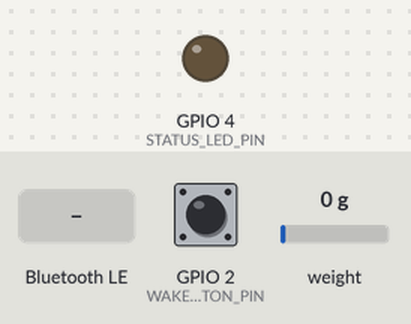
This sketch was run on a simulated ESP32. On the bench: output pins drawn as LEDs (lit = HIGH). The inputs (shaded band) are chosen by the test bench; at power-on: weight on the scale 0 g, GPIO 2 (WAKE_BUTTON_PIN) HIGH. EEPROM starts erased; nothing arrives over Bluetooth unless stated; a phone connects over Bluetooth LE 3 s after start; what the sketch prints to the serial monitor is not drawn.

Above: at 2.7 s.
2.8 s: weight on the scale set to 85 g
4.7 s: weight on the scale set to 99 g
At 5.5 s:
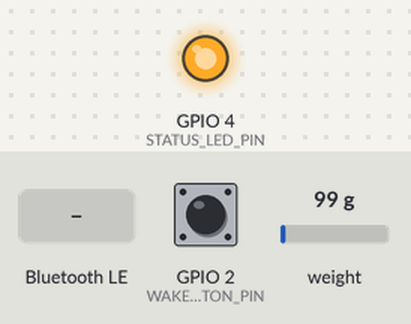
6.4 s: Bluetooth LE write "tare" received
At 7.2 s:
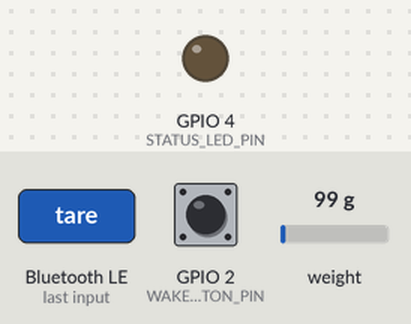
Timing chart, 0 to 9.4 s (numbered marks = the images above; inputs shaded):
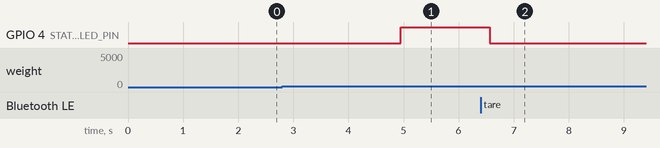

The sketch:

dyno.ino
```cpp
#include <Arduino.h>
#include <Preferences.h>
#include <esp_sleep.h>

#include <ctype.h>
#include <limits.h>
#include <math.h>
#include <stdlib.h>
#include <string.h>

#include "BleTelemetry.h"
#include "DynoTypes.h"
#include "EffortDetector.h"
#include "HX711.h"
#include "SerialTelemetry.h"

constexpr int HX711_DOUT_PIN = D4;
constexpr int HX711_SCK_PIN = D5;
constexpr int WAKE_BUTTON_PIN = D1;
constexpr int STATUS_LED_PIN = D3;

// R2 holds D1 high and SW1 pulls it low. Requiring a hold avoids putting the
// dyno to sleep during an accidental tap; sleep begins after the button is
// released so the same low level cannot immediately wake it again.
constexpr uint32_t WAKE_BUTTON_DEBOUNCE_MS = 30;
constexpr uint32_t WAKE_BUTTON_SLEEP_HOLD_MS = 2000;
constexpr uint32_t STATUS_LED_BLINK_INTERVAL_MS = 500;

// A positive factor means raw count rises with applied force. Use a negative
// factor if it falls. Serial calibration commands are persisted in flash.
constexpr float DEFAULT_CALIBRATION_FACTOR_COUNTS_PER_NEWTON = 1461.258f;
constexpr dyno::EffortConfig DEFAULT_EFFORT_CONFIG = {20.0f, 10.0f, 1000};

constexpr uint8_t TARE_SAMPLE_COUNT = 16;
constexpr float FILTER_ALPHA = 0.20f;
constexpr size_t COMMAND_BUFFER_SIZE = 96;

HX711 loadcell;
Preferences preferences;
SerialTelemetry serialTelemetry;
BleTelemetry bleTelemetry;
dyno::EffortDetector effortDetector(DEFAULT_EFFORT_CONFIG);

bool hx711Initialized = false;
bool hx711Detected = false;
bool preferencesReady = false;
bool statusError = false;
float calibrationFactor = DEFAULT_CALIBRATION_FACTOR_COUNTS_PER_NEWTON;
long tareOffset = 0;

bool tareInProgress = false;
uint8_t tareSamplesCollected = 0;
int64_t tareAccumulator = 0;

bool filterInitialized = false;
float filteredCounts = 0.0f;
bool hasMeasurement = false;
uint32_t nextSampleSequence = 0;

bool wakeButtonRawPressed = false;
bool wakeButtonStablePressed = false;
bool wakeButtonArmed = false;
bool sleepWhenWakeButtonReleased = false;
uint32_t wakeButtonRawChangedAtMs = 0;
uint32_t wakeButtonPressedAtMs = 0;

char commandBuffer[COMMAND_BUFFER_SIZE];
size_t commandLength = 0;
bool discardCommandUntilNewline = false;

void initializeStatusLed() {
  pinMode(STATUS_LED_PIN, OUTPUT);
  digitalWrite(STATUS_LED_PIN, LOW);
}

void updateStatusLed() {
  bool ledOn = effortDetector.active();
  if (statusError) {
    ledOn = (millis() / STATUS_LED_BLINK_INTERVAL_MS) % 2 == 0;
  }

  digitalWrite(STATUS_LED_PIN, ledOn ? HIGH : LOW);
}

void publishMeasurement(const dyno::ForceMeasurement &measurement) {
  serialTelemetry.publishMeasurement(measurement);
  bleTelemetry.publishMeasurement(measurement);
}

void publishEffortEvent(const dyno::EffortEvent &event) {
  serialTelemetry.publishEffortEvent(event);
}

void cancelActiveEffort() {
  publishEffortEvent(effortDetector.cancel(millis()));
}

void printWakeCause() {
  const esp_sleep_wakeup_cause_t wakeCause = esp_sleep_get_wakeup_cause();
  if (wakeCause == ESP_SLEEP_WAKEUP_GPIO) {
    Serial.println(F("# wake_cause=button"));
  } else {
    Serial.print(F("# wake_cause="));
    Serial.println(static_cast<int>(wakeCause));
  }
}

void enterDeepSleep() {
  cancelActiveEffort();
  digitalWrite(STATUS_LED_PIN, LOW);
  if (hx711Initialized) {
    loadcell.power_down();
  }
  if (preferencesReady) {
    preferences.end();
    preferencesReady = false;
  }

  const esp_err_t wakeResult = esp_deep_sleep_enable_gpio_wakeup(
      1ULL << WAKE_BUTTON_PIN, ESP_GPIO_WAKEUP_GPIO_LOW);
  if (wakeResult != ESP_OK) {
    Serial.print(F("# error,wake_button_config_failed="));
    Serial.println(esp_err_to_name(wakeResult));
    Serial.flush();
    delay(1000);
    ESP.restart();
  }

  Serial.println(F("# deep_sleep,wake_source=D1,active_level=low"));
  Serial.flush();
  delay(20);
  esp_deep_sleep_start();

  // esp_deep_sleep_start() does not return; keep the compiler aware of that.
  while (true) {
  }
}

void initializeWakeButton() {
  // The schematic includes an external 10 kOhm pull-up (R2). INPUT_PULLUP also
  // keeps the input defined if R2 is omitted during breadboard testing.
  pinMode(WAKE_BUTTON_PIN, INPUT_PULLUP);
  wakeButtonRawPressed = digitalRead(WAKE_BUTTON_PIN) == LOW;
  wakeButtonStablePressed = wakeButtonRawPressed;
  wakeButtonRawChangedAtMs = millis();
  wakeButtonPressedAtMs = millis();

  // A button still held after waking must be released before it can request
  // sleep. Otherwise a long wake press would cause a sleep/wake loop.
  wakeButtonArmed = !wakeButtonStablePressed;
}

void pollWakeButton() {
  const uint32_t nowMs = millis();
  const bool rawPressed = digitalRead(WAKE_BUTTON_PIN) == LOW;

  if (rawPressed != wakeButtonRawPressed) {
    wakeButtonRawPressed = rawPressed;
    wakeButtonRawChangedAtMs = nowMs;
  }

  if (wakeButtonStablePressed != wakeButtonRawPressed &&
      nowMs - wakeButtonRawChangedAtMs >= WAKE_BUTTON_DEBOUNCE_MS) {
    wakeButtonStablePressed = wakeButtonRawPressed;
    if (wakeButtonStablePressed) {
      if (wakeButtonArmed) {
        wakeButtonPressedAtMs = nowMs;
      }
    } else {
      wakeButtonArmed = true;
      if (sleepWhenWakeButtonReleased) {
        enterDeepSleep();
      }
    }
  }

  if (wakeButtonArmed && wakeButtonStablePressed &&
      !sleepWhenWakeButtonReleased &&
      nowMs - wakeButtonPressedAtMs >= WAKE_BUTTON_SLEEP_HOLD_MS) {
    sleepWhenWakeButtonReleased = true;
    Serial.println(F("# sleep_requested,release_button_to_sleep"));
  }
}

void beginTare() {
  cancelActiveEffort();
  tareInProgress = true;
  tareSamplesCollected = 0;
  tareAccumulator = 0;
  filterInitialized = false;
  hasMeasurement = false;
  Serial.println(F("# tare_start"));
}

void collectTareSample(long raw) {
  tareAccumulator += raw;
  ++tareSamplesCollected;

  if (tareSamplesCollected < TARE_SAMPLE_COUNT) {
    return;
  }

  tareOffset = static_cast<long>(tareAccumulator / TARE_SAMPLE_COUNT);
  tareInProgress = false;

  Serial.print(F("# tare_complete,offset="));
  Serial.println(tareOffset);
}

void persistCalibrationFactor() {
  if (preferencesReady) {
    preferences.putFloat("factor", calibrationFactor);
  }
}

void persistEffortConfig() {
  if (!preferencesReady) {
    return;
  }

  const dyno::EffortConfig &config = effortDetector.config();
  preferences.putFloat("start_n", config.startForceNewtons);
  preferences.putFloat("end_n", config.endForceNewtons);
  preferences.putUInt("hold_ms", config.endHoldMs);
}

void printCalibrationFactor() {
  Serial.print(F("# calibration_factor_counts_per_newton="));
  Serial.println(calibrationFactor, 6);
}

void printEffortConfig() {
  const dyno::EffortConfig &config = effortDetector.config();
  Serial.print(F("# effort_config,start_force_newtons="));
  Serial.print(config.startForceNewtons, 3);
  Serial.print(F(",end_force_newtons="));
  Serial.print(config.endForceNewtons, 3);
  Serial.print(F(",end_hold_ms="));
  Serial.println(config.endHoldMs);
}

void printHelp() {
  Serial.println(F("# commands: tare | factor <counts_per_newton> | calibrate <known_newtons> | thresholds <start_n> <end_n> <hold_ms> | last | status | sleep | help"));
}

void printLastEffort() {
  if (!effortDetector.hasLastCompletedEffort()) {
    Serial.println(F("# last_effort,none"));
    return;
  }

  serialTelemetry.publishLastEffort(effortDetector.lastCompletedEffort());
}

void printStatus() {
  const dyno::EffortConfig &config = effortDetector.config();
  Serial.print(F("# status,tare_offset="));
  Serial.print(tareOffset);
  Serial.print(F(",calibration_factor_counts_per_newton="));
  Serial.print(calibrationFactor, 6);
  Serial.print(F(",effort_active="));
  Serial.print(effortDetector.active() ? 1 : 0);
  Serial.print(F(",effort_id="));
  Serial.print(effortDetector.currentEffortId());
  Serial.print(F(",current_peak_force_newtons="));
  Serial.print(effortDetector.currentPeakForceNewtons(), 3);
  Serial.print(F(",start_force_newtons="));
  Serial.print(config.startForceNewtons, 3);
  Serial.print(F(",end_force_newtons="));
  Serial.print(config.endForceNewtons, 3);
  Serial.print(F(",end_hold_ms="));
  Serial.println(config.endHoldMs);
}

void skipWhitespace(const char *&cursor) {
  while (isspace(static_cast<unsigned char>(*cursor))) {
    ++cursor;
  }
}

bool parseFloatToken(const char *&cursor, float &value) {
  if (cursor == nullptr) {
    return false;
  }

  skipWhitespace(cursor);
  char *end = nullptr;
  value = strtof(cursor, &end);
  if (end == cursor || !isfinite(value)) {
    return false;
  }

  cursor = end;
  return true;
}

bool parseUInt32Token(const char *&cursor, uint32_t &value) {
  if (cursor == nullptr) {
    return false;
  }

  skipWhitespace(cursor);
  if (*cursor == '-') {
    return false;
  }

  char *end = nullptr;
  const unsigned long parsed = strtoul(cursor, &end, 10);
  if (end == cursor || parsed > UINT32_MAX) {
    return false;
  }

  value = static_cast<uint32_t>(parsed);
  cursor = end;
  return true;
}

bool isEndOfArguments(const char *cursor) {
  if (cursor == nullptr) {
    return true;
  }

  skipWhitespace(cursor);
  return *cursor == '\0';
}

bool parseSingleFloatArgument(const char *argument, float &value) {
  return parseFloatToken(argument, value) && isEndOfArguments(argument);
}

bool parseEffortConfig(const char *argument, dyno::EffortConfig &config) {
  return parseFloatToken(argument, config.startForceNewtons) &&
         parseFloatToken(argument, config.endForceNewtons) &&
         parseUInt32Token(argument, config.endHoldMs) &&
         isEndOfArguments(argument) &&
         dyno::EffortDetector::isValidConfig(config);
}

void applyCalibrationFactor(float newFactor) {
  cancelActiveEffort();
  calibrationFactor = newFactor;
  persistCalibrationFactor();
  printCalibrationFactor();
}

void applyEffortConfig(const dyno::EffortConfig &config) {
  cancelActiveEffort();
  effortDetector.setConfig(config);
  persistEffortConfig();
  printEffortConfig();
}

void handleCommand(char *command) {
  while (isspace(static_cast<unsigned char>(*command))) {
    ++command;
  }

  char *commandEnd = command + strlen(command);
  while (commandEnd > command &&
         isspace(static_cast<unsigned char>(commandEnd[-1]))) {
    --commandEnd;
  }
  *commandEnd = '\0';

  if (*command == '\0') {
    return;
  }

  char *argument = command;
  while (*argument != '\0' &&
         !isspace(static_cast<unsigned char>(*argument))) {
    ++argument;
  }
  if (*argument != '\0') {
    *argument = '\0';
    ++argument;
  } else {
    argument = nullptr;
  }

  if (strcmp(command, "tare") == 0) {
    if (!hx711Detected) {
      Serial.println(F("# error,hx711_not_detected"));
      return;
    }

    beginTare();
    return;
  }

  if (strcmp(command, "factor") == 0) {
    float requestedFactor = 0.0f;
    if (!parseSingleFloatArgument(argument, requestedFactor) ||
        fabsf(requestedFactor) < 0.000001f) {
      Serial.println(
          F("# error,usage=factor <non-zero counts_per_newton>"));
      return;
    }

    applyCalibrationFactor(requestedFactor);
    return;
  }

  if (strcmp(command, "calibrate") == 0) {
    float knownForceNewtons = 0.0f;
    if (!parseSingleFloatArgument(argument, knownForceNewtons) ||
        knownForceNewtons <= 0.0f) {
      Serial.println(
          F("# error,usage=calibrate <positive_known_newtons>"));
      return;
    }

    if (!hasMeasurement || fabsf(filteredCounts) < 1.0f) {
      Serial.println(F("# error,apply_known_force_before_calibrating"));
      return;
    }

    applyCalibrationFactor(filteredCounts / knownForceNewtons);
    return;
  }

  if (strcmp(command, "thresholds") == 0) {
    dyno::EffortConfig config = DEFAULT_EFFORT_CONFIG;
    if (!parseEffortConfig(argument, config)) {
      Serial.println(
          F("# error,usage=thresholds <start_n> <end_n> <hold_ms>; start_n must be greater than end_n"));
      return;
    }

    applyEffortConfig(config);
    return;
  }

  if (strcmp(command, "last") == 0) {
    printLastEffort();
    return;
  }

  if (strcmp(command, "status") == 0) {
    printStatus();
    return;
  }

  if (strcmp(command, "sleep") == 0) {
    if (digitalRead(WAKE_BUTTON_PIN) == LOW) {
      sleepWhenWakeButtonReleased = true;
      Serial.println(F("# sleep_requested,release_button_to_sleep"));
    } else {
      enterDeepSleep();
    }
    return;
  }

  if (strcmp(command, "help") == 0) {
    printHelp();
    return;
  }

  Serial.println(F("# error,unknown_command"));
  printHelp();
}

void readSerialCommands() {
  while (Serial.available() > 0) {
    const char nextCharacter = static_cast<char>(Serial.read());

    if (nextCharacter == '\r') {
      continue;
    }

    if (nextCharacter == '\n') {
      if (discardCommandUntilNewline) {
        discardCommandUntilNewline = false;
        commandLength = 0;
        continue;
      }

      commandBuffer[commandLength] = '\0';
      handleCommand(commandBuffer);
      commandLength = 0;
      continue;
    }

    if (discardCommandUntilNewline) {
      continue;
    }

    if (commandLength < COMMAND_BUFFER_SIZE - 1) {
      commandBuffer[commandLength++] = nextCharacter;
    } else {
      commandLength = 0;
      discardCommandUntilNewline = true;
      Serial.println(F("# error,command_too_long"));
    }
  }
}

void readBleCommands() {
  char command[COMMAND_BUFFER_SIZE];
  if (bleTelemetry.takeCommand(command, sizeof(command))) {
    handleCommand(command);
  }
}

void processSample(long raw, uint32_t timestampMs) {
  const float netCounts = static_cast<float>(raw - tareOffset);

  if (!filterInitialized) {
    filteredCounts = netCounts;
    filterInitialized = true;
  } else {
    filteredCounts += FILTER_ALPHA * (netCounts - filteredCounts);
  }

  hasMeasurement = true;
  const float forceNewtons = filteredCounts / calibrationFactor;
  publishEffortEvent(effortDetector.update(forceNewtons, timestampMs));

  const dyno::ForceMeasurement measurement = {
      nextSampleSequence++,
      timestampMs,
      static_cast<int32_t>(raw),
      forceNewtons,
      effortDetector.currentEffortId(),
      effortDetector.active(),
  };
  publishMeasurement(measurement);
}

void loadPersistentSettings() {
  preferencesReady = preferences.begin("dyno", false);
  if (!preferencesReady) {
    return;
  }

  const float storedFactor = preferences.getFloat(
      "factor", DEFAULT_CALIBRATION_FACTOR_COUNTS_PER_NEWTON);
  if (isfinite(storedFactor) && fabsf(storedFactor) >= 0.000001f) {
    calibrationFactor = storedFactor;
  }

  dyno::EffortConfig storedConfig = {
      preferences.getFloat("start_n",
                           DEFAULT_EFFORT_CONFIG.startForceNewtons),
      preferences.getFloat("end_n", DEFAULT_EFFORT_CONFIG.endForceNewtons),
      preferences.getUInt("hold_ms", DEFAULT_EFFORT_CONFIG.endHoldMs),
  };
  effortDetector.setConfig(storedConfig);
}

void setup() {
  initializeStatusLed();
  initializeWakeButton();
  Serial.begin(115200);
  delay(1500);

  Serial.println(F("# dyno_starting"));
  printWakeCause();
  bleTelemetry.begin();

  loadcell.begin(HX711_DOUT_PIN, HX711_SCK_PIN);
  hx711Initialized = true;
  loadcell.power_up();
  if (!loadcell.wait_ready_timeout(2000)) {
    statusError = true;
    Serial.println(F("# error,hx711_not_detected"));
    printHelp();
    return;
  }

  hx711Detected = true;
  loadPersistentSettings();
  printCalibrationFactor();
  printEffortConfig();
  printHelp();
  serialTelemetry.printHeader();
  beginTare();
}

void loop() {
  updateStatusLed();
  pollWakeButton();
  bleTelemetry.poll();
  readSerialCommands();
  readBleCommands();

  if (!hx711Detected || !loadcell.is_ready()) {
    delay(1);
    return;
  }

  // Consume every conversion once. Filtering happens after the individual raw
  // sample is read, so 80 SPS operation retains its time resolution.
  const long raw = loadcell.read();
  const uint32_t timestampMs = millis();

  if (tareInProgress) {
    collectTareSample(raw);
    return;
  }

  processSample(raw, timestampMs);
}
```

BleTelemetry.h
```cpp
#pragma once

#include <Arduino.h>

#include <stddef.h>

#include "DynoTypes.h"

class BLECharacteristic;
class BLEServer;
class DynoBleCommandCallbacks;
class DynoBleServerCallbacks;

class BleTelemetry {
 public:
  static const char *const DEVICE_NAME;
  static const char *const SERVICE_UUID;
  static const char *const FORCE_CHARACTERISTIC_UUID;
  static const char *const COMMAND_CHARACTERISTIC_UUID;

  BleTelemetry();

  void begin();
  void poll();
  void publishMeasurement(const dyno::ForceMeasurement &measurement);
  bool takeCommand(char *destination, size_t destinationSize);

 private:
  friend class DynoBleCommandCallbacks;
  friend class DynoBleServerCallbacks;

  static constexpr size_t COMMAND_BUFFER_SIZE = 96;
  static constexpr uint32_t NOTIFICATION_INTERVAL_MS = 25;
  static constexpr uint32_t ADVERTISING_RESTART_DELAY_MS = 250;

  void onConnect();
  void onDisconnect();
  void queueCommand(const char *command, size_t length);

  BLEServer *server_;
  BLECharacteristic *forceCharacteristic_;

  bool connected_;
  bool advertisingRestartPending_;
  uint32_t disconnectedAtMs_;
  bool connectedEventPending_;
  bool disconnectedEventPending_;
  bool commandTooLongEventPending_;
  bool commandQueueFullEventPending_;
  bool hasNotificationTimestamp_;
  uint32_t lastNotificationTimestampMs_;

  bool commandPending_;
  size_t pendingCommandLength_;
  char pendingCommand_[COMMAND_BUFFER_SIZE];

  portMUX_TYPE stateMux_ = portMUX_INITIALIZER_UNLOCKED;
};
```

DynoTypes.h
```cpp
#pragma once

#include <stdint.h>

namespace dyno {

struct EffortConfig {
  float startForceNewtons;
  float endForceNewtons;
  uint32_t endHoldMs;
};

struct ForceMeasurement {
  uint32_t sequence;
  uint32_t timestampMs;
  int32_t rawCounts;
  float forceNewtons;
  uint32_t effortId;
  bool effortActive;
};

struct EffortSummary {
  uint32_t id;
  uint32_t startTimestampMs;
  uint32_t endTimestampMs;
  uint32_t durationMs;
  float peakForceNewtons;
};

enum class EffortEventType : uint8_t {
  None,
  Started,
  Completed,
  Cancelled,
};

struct EffortEvent {
  EffortEventType type;
  EffortSummary effort;
  float triggerForceNewtons;
};

}  // namespace dyno
```

Source omitted: BleTelemetry.cpp (7199 bytes), EffortDetector.cpp (3912 bytes), EffortDetector.h (948 bytes), SerialTelemetry.cpp (1953 bytes), SerialTelemetry.h (310 bytes)

Measured:
- the behaviour switches between 92 and 93 g on weight on the scale (found by bisection; images 0 and 1)
- after the input at 2.8 s, every drawn part: stays the same
- after the input at 4.7 s, GPIO 4 (STATUS_LED_PIN): LOW → HIGH after 0.25 s
- after the input at 6.4 s, GPIO 4 (STATUS_LED_PIN): HIGH → LOW after 0.16 s
